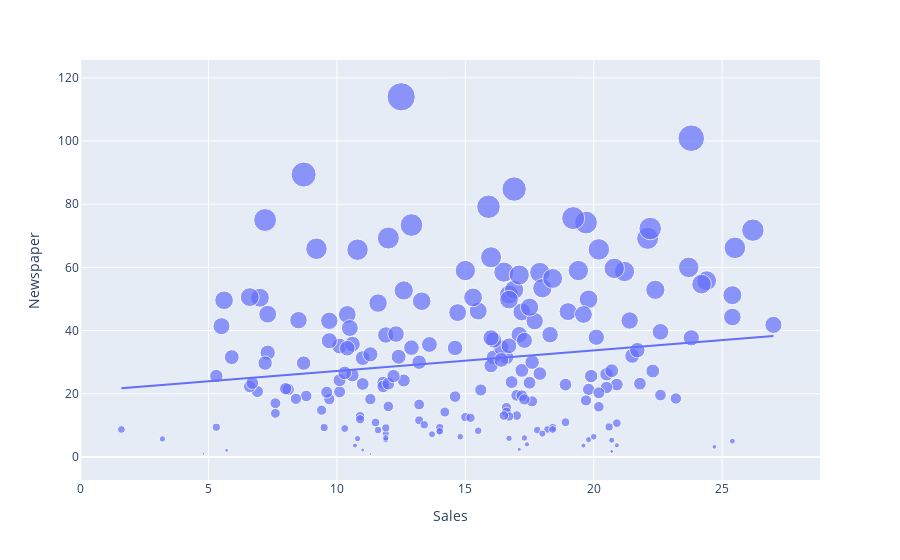

Here is the notebook cell this chart was saved with:
### Markdown cell above
# For "Newspaper"

### Code cell
import plotly.express as px
import plotly.graph_objects as go
figure=px.scatter(data_frame=df,x='Sales',y="Newspaper",size="Newspaper",trendline="ols")
figure.show()

### Figure 1 — Plotly figure (JSON) as saved in the notebook; plotly's stock layout.template omitted (floating-point values rounded to 4 significant figures; data arrays with more than 128 entries replaced by an {"elided": "..."} marker saying what was removed)
{"data": [{"hovertemplate": "Sales=%{x}<br>Newspaper=%{marker.size}<extra></extra>", "legendgroup": "", "marker": {"color": "#636efa", "size": {"elided": "200 float values"}, "sizemode": "area", "sizeref": 0.285, "symbol": "circle"}, "mode": "markers", "name": "", "orientation": "v", "showlegend": false, "type": "scatter", "x": {"elided": "200 float values"}, "xaxis": "x", "y": {"elided": "200 float values"}, "yaxis": "y"}, {"hovertemplate": "<b>OLS trendline</b><br>Newspaper = 0.651064 * Sales + 20.7031<br>R<sup>2</sup>=0.024951<br><br>Sales=%{x}<br>Newspaper=%{y} <b>(trend)</b><extra></extra>", "legendgroup": "", "marker": {"color": "#636efa", "symbol": "circle"}, "mode": "lines", "name": "", "showlegend": false, "type": "scatter", "x": {"elided": "200 float values"}, "xaxis": "x", "y": {"elided": "200 float values"}, "yaxis": "y"}], "layout": {"legend": {"itemsizing": "constant", "tracegroupgap": 0}, "margin": {"t": 60}, "xaxis": {"anchor": "y", "domain": [0, 1], "title": {"text": "Sales"}}, "yaxis": {"anchor": "x", "domain": [0, 1], "title": {"text": "Newspaper"}}}}
